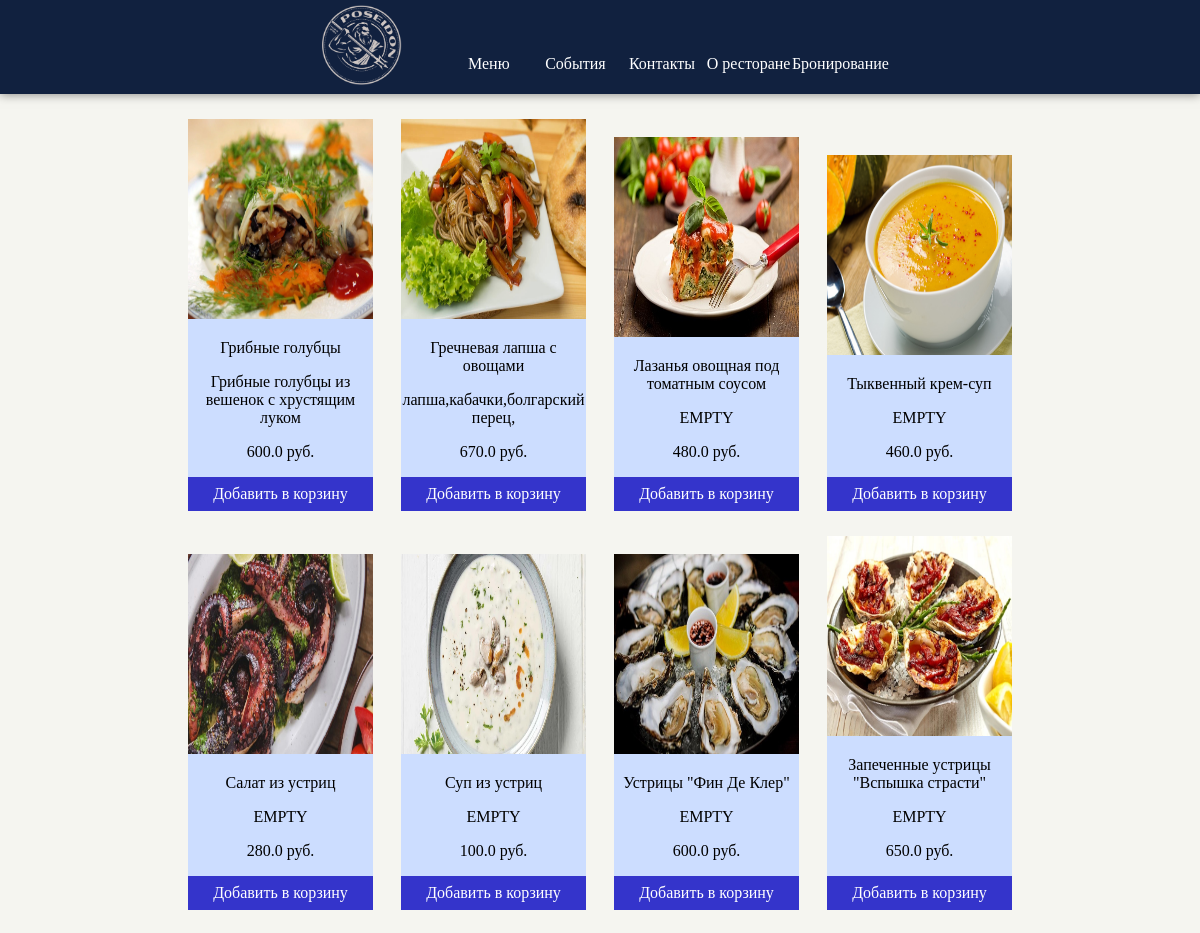
Before: /menu (upper part) with the older database file.
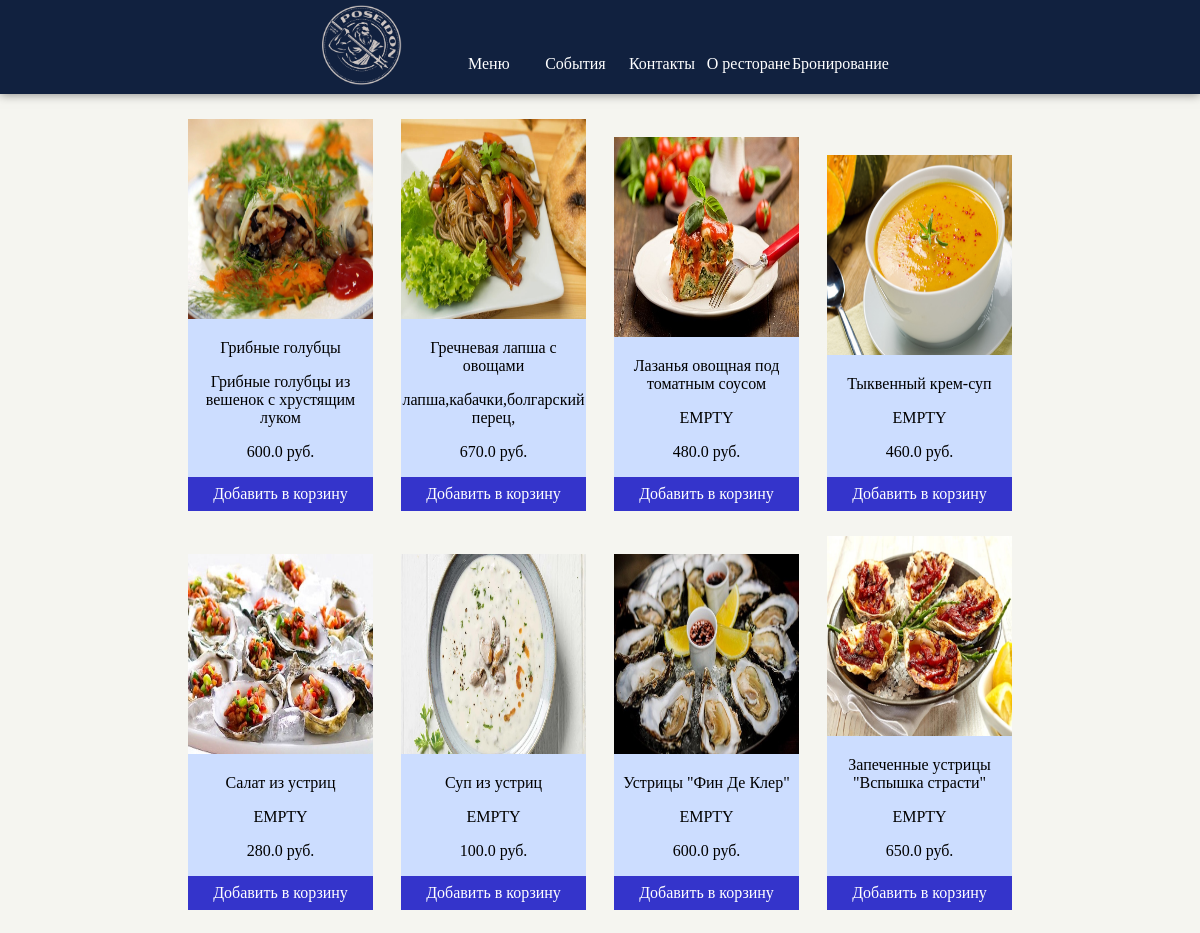
After: the same page with the newer database file.
### tables this page shows
CREATE TABLE "product" (
	`id`	INTEGER NOT NULL PRIMARY KEY AUTOINCREMENT UNIQUE,
	`dimension`	INTEGER NOT NULL,
	`default_amount`	INTEGER NOT NULL,
	`img_filename`	TEXT,
	`price`	REAL
);

CREATE TABLE `translation` (
	`id`	INTEGER NOT NULL PRIMARY KEY AUTOINCREMENT UNIQUE,
	`product_id_ref`	INTEGER NOT NULL,
	`lang`	TEXT NOT NULL,
	`name`	TEXT NOT NULL,
	`description`	TEXT NOT NULL
);

### main.py (the view)
@app.route("/menu", methods=['GET'])
def menu():
    lang = request.args.get('lang', default='ru', type=str)
    product_list = get_product_list(lang)
    return render_template("menu.html", product_list=product_list)

### main.py (called while the page is built)
@app.context_processor
def translation_processor():
    def get_translated_string(key_str, lang="ru"):
        conn = sqlite3.connect(I18N_DATABASE_PATH)
        cur = conn.cursor()
        key_str_id = cur.execute("SELECT id FROM key_strings WHERE key_str = \'?\'", (key_str,)).fetchone()[0]
        translated_string = cur.execute("SELECT str FROM translations WHERE key_str_id = \'?\' AND lang = \'?\'", (key_str_id, lang)).fetchone()[0]
        conn.close()
        return translated_string
    return dict(get_translated_string=get_translated_string)

### menu.py (called while the page is built)
def get_product_list(lang='ru'):
    product_list = []
    conn = sqlite3.connect(PRODUCTS_DATABASE_PATH)
    cur = conn.cursor()
    cur.execute("SELECT * FROM product")
    sublist_ind = 0
    curr_elements = 0
    product_list.append([])
    for product_sql_tpl in cur.fetchall():
        if curr_elements >= 4:
            sublist_ind += 1
            curr_elements = 0
            product_list.append([])
        product_list[sublist_ind].append(get_product(product_sql_tpl[0], lang))
        curr_elements += 1
    print(product_list)
    conn.close()
    return product_list

def get_product(product_id, lang='ru'):
    conn = sqlite3.connect(PRODUCTS_DATABASE_PATH)
    cur = conn.cursor()
    cur.execute("SELECT * FROM product WHERE id = ?", (product_id,))
    product_sql_tpl = cur.fetchone()
    cproduct = Product()
    cproduct.id = product_id
    cproduct.name = get_name(product_id, lang)
    cproduct.description = get_description(product_id, lang)
    cproduct.dimension = get_dimension(product_sql_tpl[1], lang)
    cproduct.default_amount = product_sql_tpl[2]
    cproduct.image_filename = product_sql_tpl[3]
    cproduct.price = product_sql_tpl[4]
    conn.close()
    return cproduct

def get_name(product_id, lang='ru'):
    print("get_name(product_id=" + str(product_id) + " lang=" + str(lang) +")")
    conn = sqlite3.connect(PRODUCTS_DATABASE_PATH)
    cur = conn.cursor()
    cur.execute("SELECT * FROM translation WHERE product_id_ref = ? AND lang = ?", (product_id, lang))
    name = cur.fetchone()[3]
    conn.close()
    return name

def get_description(product_id, lang = 'ru'):
    conn = sqlite3.connect(PRODUCTS_DATABASE_PATH)
    cur = conn.cursor()
    cur.execute("SELECT * FROM translation WHERE product_id_ref = ? AND lang = ?", (product_id, lang))
    description = cur.fetchone()[4]
    conn.close()
    return description

### templates/menu.html (shortened to what this page needs)
<!doctype html>
<html lang="ru">
<head>
    {% include 'link_static.html' %}
    <link type="text/css" rel="stylesheet" href="{{ url_for('static', filename='menu.css') }}">
</head>
<body>
{% include 'header.html' %}
<div class="menu-body">
    {% for list in product_list %}
    <div class="menu-row">
        {% for product in list %}
        <div class="menu-card">
            <img src="/static/menu/{{ product.image_filename }}" class="menu-img">
            <p class="menu-heading">{{ product.name }}</p>
            <p class="menu-description">{{ product.description }}</p>
            <p class="menu-description">{{ product.price }} руб.</p>
            <div class="menu-card-bottom-area">
                <a class="link-no-style" href="/index">Добавить в корзину</a>
            </div>
        </div>
        {% endfor %}
    </div>
    {% endfor %}
</div>
{% include 'footer.html' %}
</body>
</html>

### templates/link_static.html (shortened to what this page needs)
<link rel="stylesheet" type="text/css" href="{{ url_for('static', filename='style.css') }}">
<link rel="stylesheet" type="text/css" href="{{ url_for('static', filename='horizontal-menu.css') }}">
<link rel="stylesheet" type="text/css" href="{{ url_for('static', filename='footer.css') }}">

### templates/header.html
<header>
    <div class="top-menu">
        <a href="/index"><img class="logo-img" src="{{ url_for('static', filename='poseidon.png') }}" alt="Trident"></a>
        <div class="bottom-menu">
            <ul class="bottom-menu-list" >
                <li class="bm-element"><a href="/menu" class="link-no-style">Меню</a></li>
                <li class="bm-element"><a href="/events" class="link-no-style">События</a></li>
                <li class="bm-element"><a href="/contacts" class="link-no-style">Контакты</a></li>
                <li class="bm-element"><a href="/about-us" class="link-no-style">О ресторане</a></li>
                <li class="bm-element"><a href="/booking" class="link-no-style">Бронирование</a></li>
            </ul>
        </div>
    </div>
</header>
<div class="wrapper">
<div class="content">

### templates/footer.html (shortened to what this page needs)
</div>
</div>

### static/style.css (style rules this page uses)
.top-menu { width: 70%; }
header { box-shadow: 0 0 10px rgba(0,0,0,0.5); background-color: #11213F; padding: 5px; text-align: center; }
.logo-img { height: 80px; display: inline-block; }
body { height: 100%; margin: 0px; padding: 0px; background: #D3D3D3; font-family: "Georgia"; background-color: #f5f5f0; }
.link-no-style { text-decoration: none; color: black; }
.wrapper { display: flex; flex-direction: column; min-height: 100%; }
.content { flex: 1 0 auto; }

### static/horizontal-menu.css (style rules this page uses)
.bottom-menu { text-align: center; display: inline-block; }
.bottom-menu-list { margin: auto; padding-top: 10px; display: table; }
.bottom-menu-list li { display: inline-block; list-style: none; text-align: center; height: 30px; }
.bottom-menu-list li a { color: white; }
li:after { display: block; content: ""; height: 2px; width: 0%; background-color: white; transition: width .3s ease-in-out; }

### static/menu.css (style rules this page uses)
.menu-row { text-align: center; }
.menu-card { display: inline-block; height: 100%; background: #ccddff; }
.menu-card-bottom-area { background: #3434cb; padding-top: 8px; padding-bottom: 8px; }
.menu-card-bottom-area a { color: white; }
.menu-img { width: 100%; height: 200px; }

Changed rows visible on the page:
changed product (number 5 of 8 on the later page): image_filename: a different picture
